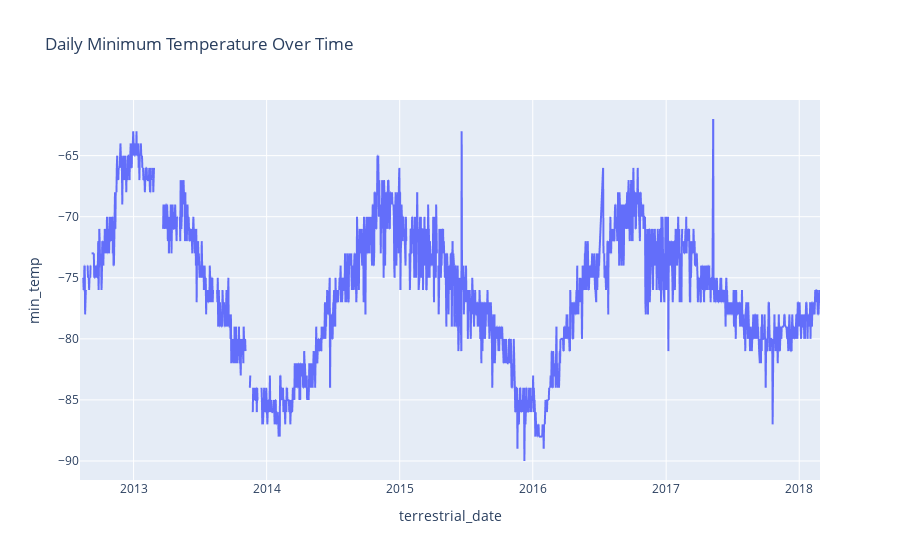

Notebook source saved alongside this figure:
### Markdown cell above
**5.** Plot a line chart the daily minimum temp.

<div style="border: 3px solid #b67ae5; background-color: #f9f1ff; padding: 15px; border-radius: 8px; color: #222; display: flex; align-items: center;">
<span style="font-size: 10pt;">
<strong>Note: </strong>You do not need to modify the dataframe or group any data! Just use the original data.
</span>
</div>

### Code cell
# Line chart the daily minimum temp
fig = px.line(df, x='terrestrial_date', y='min_temp', title='Daily Minimum Temperature Over Time')
fig.show()

### Figure 1 — Plotly figure (JSON) as saved in the notebook; plotly's stock layout.template omitted (floating-point values rounded to 4 significant figures; data arrays with more than 128 entries replaced by an {"elided": "..."} marker saying what was removed)
{"data": [{"hovertemplate": "terrestrial_date=%{x}<br>min_temp=%{y}<extra></extra>", "legendgroup": "", "line": {"color": "#636efa", "dash": "solid"}, "marker": {"symbol": "circle"}, "mode": "lines", "name": "", "showlegend": false, "type": "scattergl", "x": {"elided": "1894 str values"}, "xaxis": "x", "y": {"elided": "1894 int values"}, "yaxis": "y"}], "layout": {"autosize": true, "legend": {"tracegroupgap": 0}, "title": {"text": "Daily Minimum Temperature Over Time"}, "xaxis": {"anchor": "y", "autorange": true, "domain": [0, 1], "range": ["2012-08-07", "2018-02-27"], "title": {"text": "terrestrial_date"}, "type": "date"}, "yaxis": {"anchor": "x", "autorange": true, "domain": [0, 1], "range": [-91.56, -60.44], "title": {"text": "min_temp"}, "type": "linear"}}}
